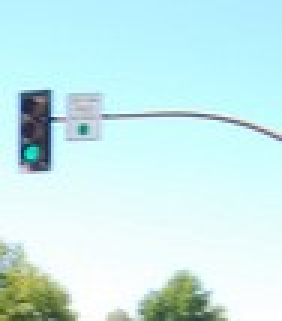
#> input picture data/test.jpg, 94 x 107 px (shown 3 times larger)
$ python draw_bbox.py
#> lines starting #> are read from the running program, lines starting #| are printed output that depends on the picture; after the words box and inside, x2 and y2 are one past the last pixel; in counts of white or black regions, pixels touching at a corner belong together
import cv2

img = cv2.imread('./test.jpg')
#> img is the input picture: shape (107, 94, 3); mean B, G, R 235.8, 235.7, 201.6
save_name = ('./results.jpg')

prob = 0.734425
x = 0
y = 66
w = 91
h = 41
cv2.rectangle(img, (x, y), (x+w, y+h), (0,255,0))
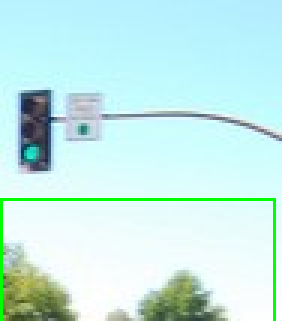
#> img: shape (107, 94, 3) (shown 3 times larger); 1.71% of pixels changed, all inside (x1, y1, x2, y2) = (0, 66, 92, 107)
cv2.imwrite(save_name, img)

$ run again, with data/ssd_mb2_3-6ms/1.jpg copied over data/test.jpg
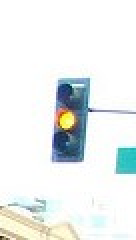
#> input picture data/ssd_mb2_3-6ms/1.jpg, 68 x 120 px (shown 2 times larger)
#> img is the input picture: shape (120, 68, 3); mean B, G, R 238.3, 239.3, 234.6
#> `cv2.rectangle(img, (x, y), (x+w, y+h), (0,255,0))`:
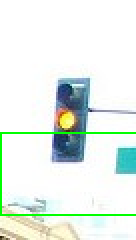
#> img: shape (120, 68, 3) (shown 2 times larger); 2.16% of pixels changed, all inside (x1, y1, x2, y2) = (0, 66, 68, 108)
